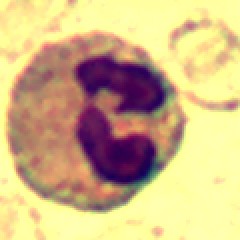
#> input picture problem 3/Pattern/Dataset 1/002.bmp, 120 x 120 px (shown 2 times larger)
$ python psuedo_run.py
#> lines starting #> are read from the running program, lines starting #| are printed output that depends on the picture
### problem 1/ccluster.py
import sys
import numpy as np


class ccluster:
    def __init__(self,image,image_bit,noclusters=2,fuzziness=2,max_iterations=150,epsilon=sys.float_info.epsilon):
        ##Give initial values to the parameters needed for the clustering

        self.noclus=noclusters
        self.fuzziness = fuzziness
        self.max_iterations = max_iterations
        self.image_bit = image_bit
        self.result=image
        self.shape = image.shape
        self.X = image.flatten().astype('float') # flatted image shape: (number of pixels,1)
        self.numPixels = image.size
        self.epsilon=epsilon


        #-------------------Check inputs-------------------
        if np.ndim(image) != 2:
            raise Exception("<image> needs to be 2D (gray scale image).")
        if noclusters <= 0 or noclusters != int(noclusters):
            raise Exception("<noclusters> needs to be positive integer.")
        if fuzziness < 1:
            raise Exception("<m> needs to be >= 1.")
        if epsilon <= 0:
            raise Exception("<epsilon> needs to be > 0")


    def initializeMembershipMatrix(self):
        ## function that itializes the memberships
        n=self.numPixels
        nn=self.noclus
        membership_mat = np.random.random((nn, n))
        ## Intializes the omegas with a random values of random floats
        value = sum(membership_mat)
        membership_mat=np.divide(membership_mat,np.dot(np.ones((nn,1)),np.reshape(value,(1,n))))
        ## Normalize the omega values


        return membership_mat

    def update_membership(self):
        ## Function that updates the membership weights based on the update of the clustering centeroids
        # function will be called iteratively
        '''Compute weights'''
        c_mesh,idx_mesh = np.meshgrid(self.noclus,self.X)
        m=self.fuzziness
        power = 2./(m-1) ## Fuzzy value power factor
        distance = abs(idx_mesh-c_mesh) ##compute the distance between the centers and the data values
        p1 = distance**power ## computation of the numerator of the weight update using the fuzzy c-means formula
        p2 = np.sum((1./distance)**power,axis=1) ## computation of the denomantor ....

        return 1./(p1*p2[:,None]) ##return updated value

    def update_clusters(self):

        ## function that computes the centroids of the clusters
        denominator = np.sum(self.U**self.fuzziness,axis=0)## .... ^fuzzy number
        numerator = np.dot(self.X,self.U**self.fuzziness) ## the summation of weights[i,j]^fuzzy number * xi

        return numerator/denominator

    def form_clusters(self):
    # Function that loops and form clusters at each iteration while optimizing the error function

        d = 100
        self.U = np.transpose(self.initializeMembershipMatrix())
        ## We want to make the rows as the data and columns as number of clusters
        if self.max_iterations != -1:
            i = 0
            while True:
            #Loop that updates the clusters and the membership values untill the optimization function is minimum or the iterations has rached a certain maximum value
                self.noclus = self.update_clusters()
                old_u = np.copy(self.U)
                self.U = self.update_membership()
                d = np.sum(abs(self.U - old_u))
                print("Iteration %d : cost = %f" %(i, d))

                if d < self.epsilon or i > self.max_iterations:
                    break
                i+=1
        else:
            i = 0
            while d > self.epsilon:
                self.C = self.update_clusters()
                old_u = np.copy(self.U)
                self.U = self.update_membership()
                d = np.sum(abs(self.U - old_u))
                print("Iteration %d : cost = %f" %(i, d))

                if d < self.epsilon or i > self.max_iterations:
                    break
                i+=1
        return self.segmentImage()


    def deFuzzify(self):
        ## to turn the float of the cluster into binary numbers with number of clusters categorization
        return np.argmax(self.U, axis = 1)

    def segmentImage(self):
        '''Segment image based on max weights'''
        ## defuzzify the weights and reshape for visualization
        result = self.deFuzzify()
        self.result = result.reshape(self.shape).astype('float')

        return self.result

### problem 1/psuedo_run.py
import cv2
import matplotlib.pyplot as plt
from tkinter.filedialog import askopenfilename # Open dialog box
import sys
import ccluster

try:
                folder = askopenfilename(filetypes=[("images","*.*")])
#> the answer given: ../problem 3/Pattern/Dataset 1/002.bmp
                img= cv2.imread(folder,cv2.IMREAD_GRAYSCALE) # cf. 8bit image-> 0~255
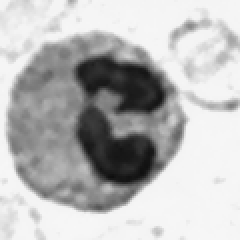
#> img: shape (120, 120) (shown 2 times larger); min 14, max 248, mean 184.9

                #--------------Lord image file--------------

                h,i = img.shape
#> h = 120; i = 120

                #--------------Clustering--------------
                ## Take a cluster object from class ccluster
                cluster = ccluster.ccluster(img,image_bit=h,noclusters=3,fuzziness=2,max_iterations=80,epsilon=sys.float_info.epsilon)
#> in __init__, `self.X = image.flatten().astype('float')`: self.X = 14400 values, max 248 at index 13125, min 14 at index 10616, mean 184.9
                ## Return the result of the fuzzy clustering on the image to result
                result=cluster.form_clusters()
#> the loop in form_clusters, `while True:` made 82 passes
#> (numerator in update_clusters, self.noclus) on passes 1 to 12: ([376878.1, 387813.2, 385636.1], [183.9, 185.7, 185.4]), ([295798.6, 304362.1, 298524.1], [180.6, 187.8, 186.5]), ([299575.6, 330575.5, 305835.7], [169.1, 195.6, 190.8]), ([386727, 456660.2, 311107], [146.1, 215.5, 202.6]), ([485806.3, 871027.7, 257544], [127.2, 233.4, 204.9]), ([416690.9, 1521981.8, 210819.2], [114.3, 240.2, 186.7]), ([279734.7, 1735852.9, 286809.4], [99.59, 240.9, 171.5]), ([161008.5, 1786861, 401075.6], [78.23, 240.6, 160.4]), ([101146.2, 1818743.9, 501748], [56.79, 240.2, 153.6]), ([83321.5, 1837621, 543472.1], [46.6, 239.9, 149.8]), ([77118.8, 1847450.8, 551627.2], [43.58, 239.7, 148]), ([75011.4, 1851917.5, 551714.9], [42.77, 239.6, 147.3])
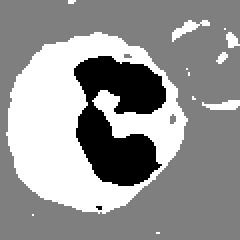
#> result: shape (120, 120) float64 (shown 2 times larger); min 0, max 2, mean 1.17; drawn with min black and max white

                print("result is",result)
#> (printed output is left out)

                #-------------------Plot and save result------------------------

                ## Show the result of clustering the chosen picture

                plt.imshow(result,cmap='gray')
                plt.show()


except IOError:
    print("Error")

$ run again, on problem 3/Pattern/Dataset 1/006.bmp
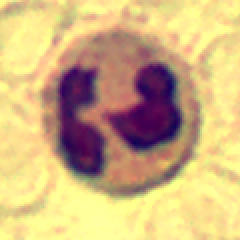
#> input picture problem 3/Pattern/Dataset 1/006.bmp, 120 x 120 px (shown 2 times larger)
#> `img= cv2.imread(folder,cv2.IMREAD_GRAYSCALE)`:
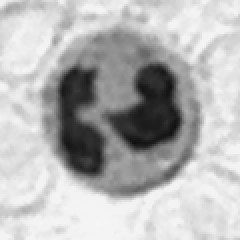
#> img: shape (120, 120) (shown 2 times larger); min 14, max 245, mean 181.9
#> self.X = 14400 values, max 245 at index 13006, min 14 at index 8587, mean 181.9
#> the loop in form_clusters, `while True:` made 82 passes
#> (numerator in update_clusters, self.noclus) on passes 1 to 8: ([371309.9, 380728.5, 378900.9], [181.1, 182.3, 182.1]), ([284178.1, 299337.3, 297040], [179, 183.7, 183]), ([269624, 328437.4, 308073.8], [170.7, 188.5, 185.9]), ([277261.2, 434387.9, 330445.1], [147.7, 201.8, 194.5]), ([388576.2, 747122.4, 328202.9], [126.1, 217.6, 203.1]), ([338166.1, 1172848.2, 327202.5], [109.8, 226, 197]), ([252355.4, 1464615.8, 352678.3], [94.58, 229.6, 187.5]), ([178753.6, 1581543.4, 369877.7], [78.32, 230, 176.6])
#> `result=cluster.form_clusters()`:
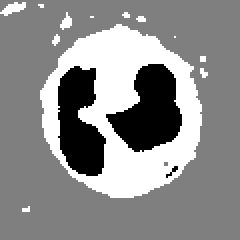
#> result: shape (120, 120) float64 (shown 2 times larger); min 0, max 2, mean 1.11; drawn with min black and max white
#> (printed output is left out)

$ run again, on problem 3/Pattern/Dataset 1/014.bmp
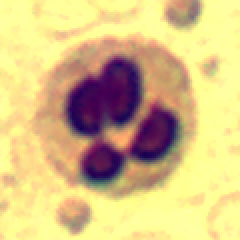
#> input picture problem 3/Pattern/Dataset 1/014.bmp, 120 x 120 px (shown 2 times larger)
#> `img= cv2.imread(folder,cv2.IMREAD_GRAYSCALE)`:
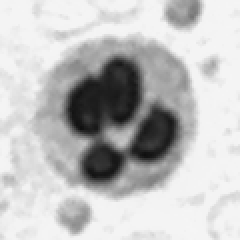
#> img: shape (120, 120) (shown 2 times larger); min 15, max 245, mean 192.5
#> self.X = 14400 values, max 245 at index 233, min 15 at index 9312, mean 192.5
#> the loop in form_clusters, `while True:` made 82 passes
#> (numerator in update_clusters, self.noclus) on passes 1 to 8: ([391775, 404086.4, 400201.4], [191.1, 193.5, 192.4]), ([305321.4, 334960.6, 306432.9], [187.8, 196.9, 192.6]), ([310047.1, 425656, 297972], [176.1, 207, 192.6]), ([345585.4, 813766.3, 249886.2], [153.4, 224.2, 187]), ([258108.5, 1657314.9, 254467.8], [125.3, 234.1, 170.8]), ([119479.6, 1940005, 405987.6], [84.48, 236.3, 166.4]), ([93428.4, 1970298.4, 464978], [56.79, 236.7, 167.1]), ([86015.3, 1970812, 489342.4], [47.88, 236.8, 166.5])
#> `result=cluster.form_clusters()`:
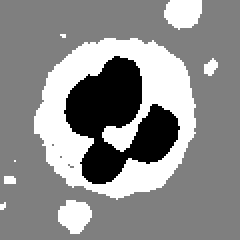
#> result: shape (120, 120) float64 (shown 2 times larger); min 0, max 2, mean 1.11; drawn with min black and max white
#> (printed output is left out)

$ run again, on problem 3/Pattern/Dataset 1/017.bmp
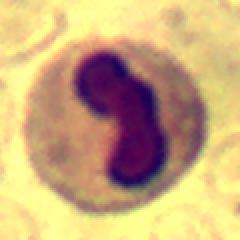
#> input picture problem 3/Pattern/Dataset 1/017.bmp, 120 x 120 px (shown 2 times larger)
#> `img= cv2.imread(folder,cv2.IMREAD_GRAYSCALE)`:
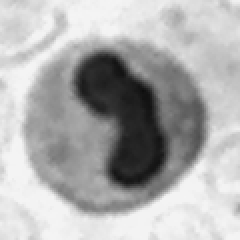
#> img: shape (120, 120) (shown 2 times larger); min 13, max 244, mean 175
#> self.X = 14400 values, max 244 at index 55, min 13 at index 5471, mean 175
#> the loop in form_clusters, `while True:` made 82 passes
#> (numerator in update_clusters, self.noclus) on passes 1 to 8: ([357438.6, 366070.7, 364628.9], [174.4, 175.3, 175.3]), ([279882.2, 283262.9, 283254.8], [172.6, 176.3, 176.2]), ([288157.9, 290896.6, 291139], [166.2, 179.8, 179.5]), ([357034.9, 329881.1, 316662.3], [150.8, 190.8, 189.9]), ([421826.3, 431796.9, 384532], [131.2, 206, 204.3]), ([385679.8, 521310.7, 441608.8], [113.8, 215.2, 210]), ([322958.7, 671370.3, 471439.7], [100.4, 221.1, 205.5]), ([262270.3, 961285.9, 504453.4], [89.19, 227.1, 194.1])
#> `result=cluster.form_clusters()`:
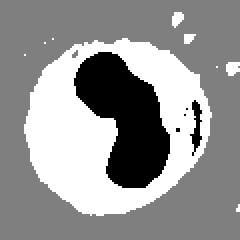
#> result: shape (120, 120) float64 (shown 2 times larger); min 0, max 2, mean 1.17; drawn with min black and max white
#> (printed output is left out)
